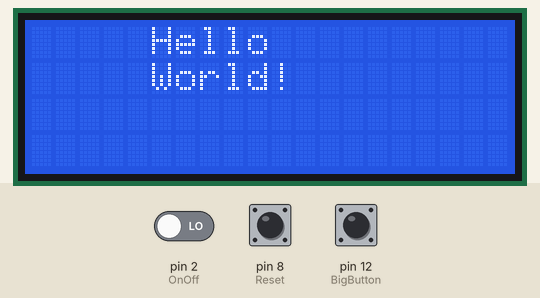
This sketch was run on a simulated Arduino Uno, built with avr-gcc and run on an emulated ATmega328P. Parts: 20×4 character LCD. The test bench sets the inputs (shaded band); at power-on: pin 12 (BigButton) HIGH, pin 8 (Reset) LOW, pin 2 (OnOff) LOW.

Above: at 1.2 s.
1.3 s: pin 12 (BigButton) pulled LOW for 3.2 s
At 4.7 s:
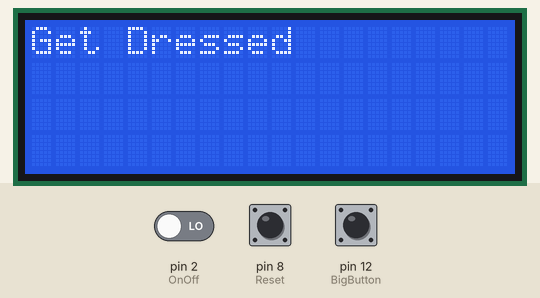
6.0 s: pin 8 (Reset) pulled HIGH for 3.2 s
At 10.4 s:
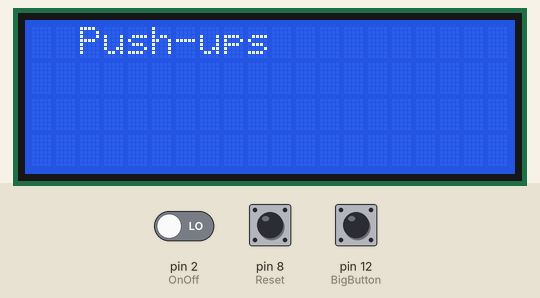
10.7 s: pin 12 (BigButton) pulled LOW for 3.2 s
At 14.5 s:
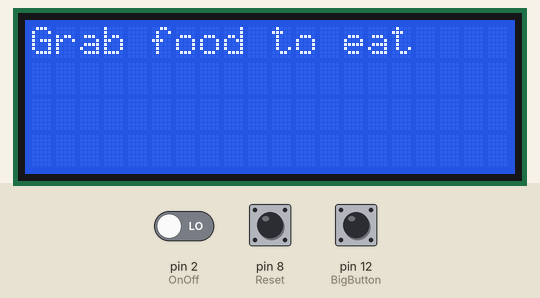
15.4 s: pin 12 (BigButton) pulled LOW for 0.15 s
At 16.5 s:
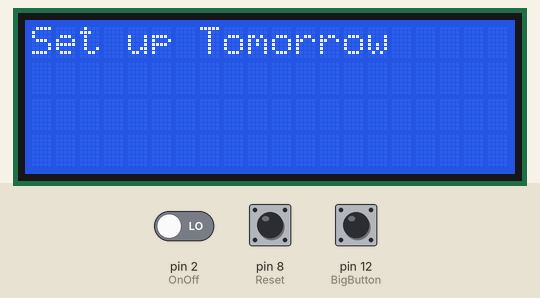
17.0 s: pin 12 (BigButton) pulled LOW for 3.2 s
At 21.3 s:
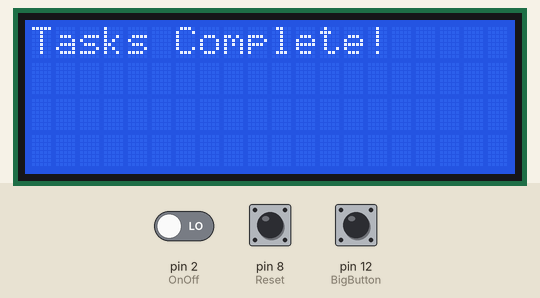
21.7 s: pin 8 (Reset) pulled HIGH for 0.15 s
At 22.1 s:
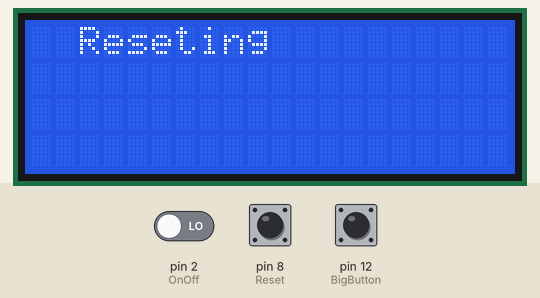
Timing chart, 0 to 24.7 s (numbered marks = the images above; inputs shaded):
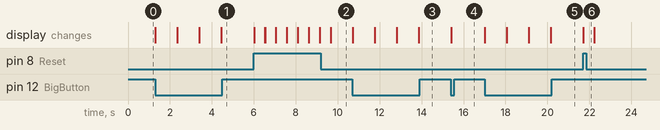

The sketch:

DTD_ArduinoCode.ino
```cpp
/*
 * Nathan Drzadinski
 * 3/12/22
 * Dopamine To Do List
 *
 * 3 BUTTONS, 1 LCD DISPLAY, 2 LED
 *
 *
 */
#include <Wire.h>
#include <LiquidCrystal_I2C.h>

#define OnOff 2       // On off button
#define Reset 8       // Resets Daily Tasks
#define BigButton 12  // Task complete button (Opposite)
#define BlueColor 9   // Blue color of RGB LED
#define GreenColor 10 // Green color of RGB LED
#define RedColor 11   // Red color of RGB LED


int numTasks = 9;

//Create List of Daily Tasks
String Tasks[] = {
/* Morning */
"Push-ups",
"Take a shower",
"Brush & Floss",
"Get Dressed",
"Grab food to eat",

/* Evening */
"Set up Tomorrow",
"Brush & Floss",
"Push-ups",
"Read"
};

LiquidCrystal_I2C lcd(0x27,20,4);

int OnOffState = 0;
int ResetState = 0;
int BigButtonState = 0;

int taskcount = 0;

void complete();

void setup() {
  lcd.init();
  lcd.backlight();
  lcd.setCursor(5,0);
  lcd.print("Hello");
  lcd.setCursor(5,1);
  lcd.print("World!");

  pinMode(OnOff, INPUT);
  pinMode(Reset, INPUT);
  pinMode(BigButton, INPUT);

  pinMode(BlueColor, OUTPUT);
  pinMode(GreenColor, OUTPUT);
  pinMode(RedColor, OUTPUT);

}

void loop() {
  // read the state of the buttons value:
  OnOffState = digitalRead(OnOff);
  ResetState = digitalRead(Reset);
  BigButtonState = digitalRead(BigButton);

  if (BigButtonState == LOW){
    lcd.clear();
    lcd.setCursor(0,0);
    if (taskcount >= numTasks){
      lcd.print("Tasks Complete!");
    }
    else{
      lcd.print(Tasks[taskcount]);
      complete();
    }
    taskcount++;
  }
  else if (ResetState == HIGH){
    lcd.clear();
    lcd.setCursor(2,0);
    lcd.print("Reseting");
    delay(500);
    lcd.clear();
    lcd.setCursor(2,0);
    lcd.print(Tasks[0]);
    taskcount = 1;
  }
}

void complete(){
  for(int i=0; i<255; i++){
    analogWrite(RedColor, i);
    analogWrite(BlueColor, 255-i);
    if (i<128){
      analogWrite(GreenColor, 128-i);
    }
    else{
      analogWrite(GreenColor, i-128);
    }
    delay(2);
  }

  for(int i=255; i>0; i--){
    analogWrite(RedColor, i);
    analogWrite(BlueColor, 255-i);
    if (i<128){
      analogWrite(GreenColor, 255-i);
    }
    else{
      analogWrite(GreenColor, 383-i);
    }
    delay(2);
  }
  analogWrite(RedColor, 0);
  analogWrite(BlueColor, 0);
  analogWrite(GreenColor, 0);
}
```

Measured:
- after the input at 1.3 s, the display: first changes at once (image 1 shows a later state)
- after the input at 6.0 s, the display: first changes at once (image 2 shows a later state)
- after the input at 10.7 s, the display: first changes at once (image 3 shows a later state)
- after the input at 15.4 s, the display: changes at once (image 4)
- after the input at 17.0 s, the display: first changes at once (image 5 shows a later state)
- after the input at 21.7 s, the display: changes at once (image 6)
